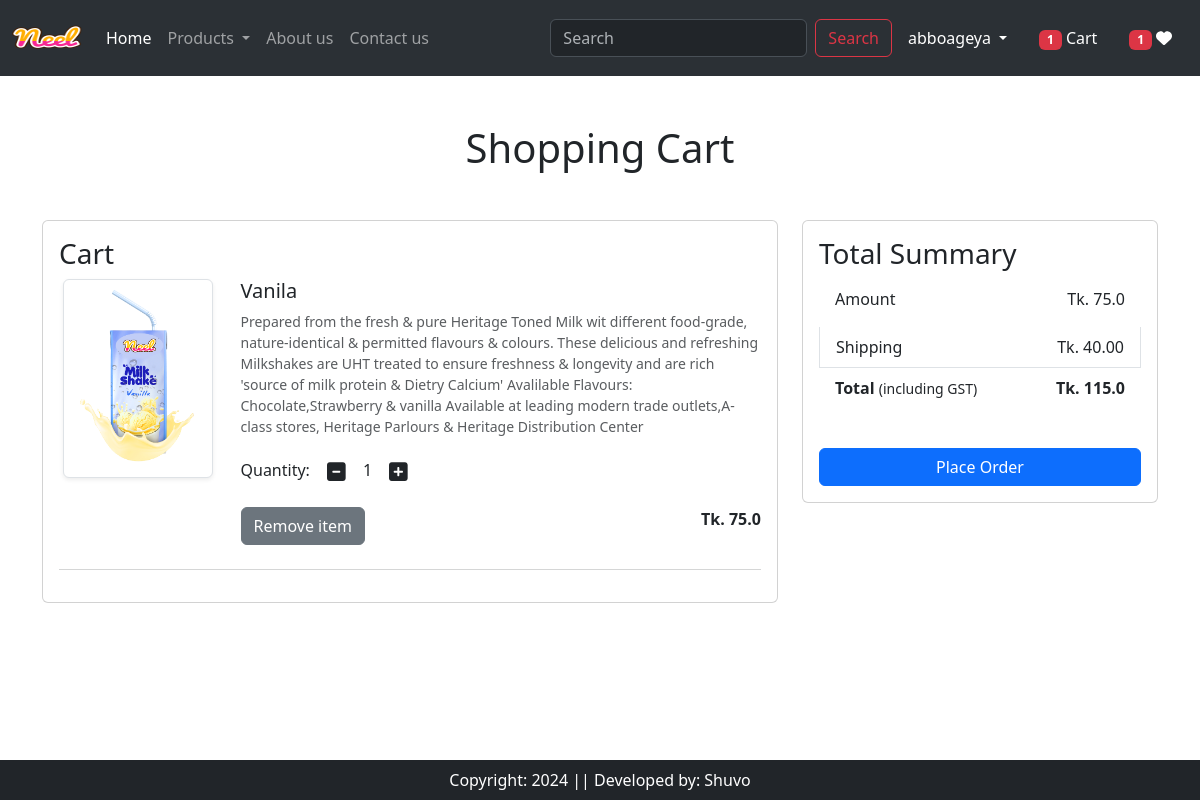
Page /cart/ (signed in) on the committed database.
### app/models.py (models this page shows, shortened)
class Cart(models.Model):
    user = models.ForeignKey(User, on_delete=models.CASCADE)
    product = models.ForeignKey(Product, on_delete=models.CASCADE)
    quantity = models.PositiveIntegerField(default=1)

class Product(models.Model):
    title =models.CharField(max_length=100)
    selling_price=models.FloatField()
    discounted_price =models.FloatField()
    description = models.TextField()
    composition =models.TextField(default='')
    prodapp =models.TextField(default='')
    category=models.CharField(choices=CATEGORY_CHOICES, max_length=2)
    product_image =models.ImageField(upload_to='product')

### app/views.py (the view)
# urls.py: path('cart/', views.show_cart,name='showcart' ),
@login_required
def show_cart(request):
    user=request.user
    cart =Cart.objects.filter(user=user)
    amount =0
    for p in cart:
        value =p.quantity * p.product.discounted_price
        amount =amount +value
    totalamount =amount +40
    totalitem = 0
    wishitem = 0
    if request.user.is_authenticated:
     totalitem = len(Cart.objects.filter(user=request.user))
     wishitem = len(Wishlist.objects.filter(user=request.user))
    return render(request,'app/addtocart.html',locals())

### app/templates/app/addtocart.html (shortened to what this page needs)
{% extends 'app/base.html' %}
{% load static %}
{% block main-content %}
<div class="container my-5">
    <div class="row">
        {% if cart %}
            <h1 class="text-center mb-5">Shopping Cart</h1>
            <div class="col-sm-8">
                <div class="card">
                    <div class="card-body">
                        <h3>Cart</h3>
                        {% for item in cart %}
                            <div class="row mb-4">
                                <div class="col-sm-3 text-center">
                                    <img src="{{ item.product.product_image.url }}" alt="Product Image" class="img-fluid img-thumbnail shadow-sm" height="150" width="150">
                                </div>
                                <div class="col-sm-9">
                                    <h5>{{ item.product.title }}</h5>
                                    <p class="mb-2 text-muted small">{{ item.product.description }}</p>
                                    <div class="my-3">
                                        <label for="quantity-{{ item.product.id }}">Quantity:</label>
                                        <a class="minus-cart btn" pid="{{ item.product.id }}"><i class="fas fa-minus-square fa-lg"></i></a>
                                        <span id="quantity-{{ item.product.id }}">{{ item.quantity }}</span>
                                        <a class="plus-cart btn" pid="{{ item.product.id }}"><i class="fas fa-plus-square fa-lg"></i></a>
                                    </div>
                                    <div class="d-flex justify-content-between">
                                        <a href="#" class="remove-cart btn btn-secondary" pid="{{ item.product.id }}">Remove item</a>
                                        <p class="mb-0"><strong>Tk. {{ item.product.discounted_price }}</strong></p>
                                    </div>
                                </div>
                            </div>
                            <hr class="text-muted">
                        {% endfor %}
                    </div>
                </div>
            </div>
            <div class="col-sm-4">
                <div class="card">
                    <div class="card-body">
                        <h3>Total Summary</h3>
                        <ul class="list-group">
                            <li class="list-group-item d-flex justify-content-between align-items-center border-0 px-3 pb-3">
                                Amount <span id="amount">Tk. {{ amount }}</span>
                            </li>
                            <li class="list-group-item d-flex justify-content-between align-items-center px-3">
                                Shipping <span>Tk. 40.00</span>
                            </li>
                            <li class="list-group-item d-flex justify-content-between align-items-center border-0 mb-3 px-3">
                                <div>
                                    <strong>Total</strong> <small>(including GST)</small>
                                </div>
                                <span id="totalamount"><strong>Tk. {{ totalamount }}</strong></span>
                            </li>
                        </ul>
                        <div class="d-grid mt-4">
                            <a href="{% url 'checkout' %}" class="btn btn-primary">Place Order</a>
                        </div>
                    </div>
                </div>
            </div>
        {% else %}
            <h1 class="text-center mb-5">Cart is Empty</h1>
        {% endif %}
    </div>
</div>
{% endblock %}

### app/templates/app/base.html (shortened to what this page needs)
{% load static %}
<!DOCTYPE html>
<html>
<head>
    <link rel="stylesheet" href="{% static 'app/css/owl.carousel.min.css' %}" />
    <link rel="stylesheet" href="{% static 'app/css/all.min.css' %}" />
    <link rel="stylesheet" href="{% static 'app/css/style.css' %}" />
    <link href="https://cdn.jsdelivr.net/npm/bootstrap@5.3.3/dist/css/bootstrap.min.css"
          rel="stylesheet"
 />
</head>
<body>
  <nav class="navbar navbar-expand-lg bg-body-tertiary bg-primary" data-bs-theme="dark">
        <div class="container-fluid">
            <a class="navbar-brand" href="/">
                <img src="{% static 'app/images/neel.png' %}" width="70" height="50" />
            </a>
            <div class="collapse navbar-collapse" id="navbarSupportedContent">
                <ul class="navbar-nav me-auto mb-2 mb-lg-0">
                    {% if request.user.is_authenticated %}
                        <li class="nav-item">
                            <a class="nav-link active" aria-current="page" href="/">Home</a>
                        </li>
                        <li class="nav-item dropdown">
                            <a class="nav-link dropdown-toggle" href="#" role="button" data-bs-toggle="dropdown" aria-expanded="false">
                                Products
                            </a>
                        </li>
                        <li class="nav-item">
                            <a class="nav-link" href="{% url 'about' %}">About us</a>
                        </li>
                        <li class="nav-item">
                            <a class="nav-link" href="{% url 'contact' %}">Contact us</a>
                        </li>
                    {% endif %}
                </ul>
                <form class="d-flex" role="search" action="/search">
                    <input class="form-control me-2" type="search" placeholder="Search" name="search" aria-label="Search" />
                    <button class="btn btn-outline-danger" type="submit">Search</button>
                </form>
            </div>
            <ul class="navbar-nav me-auto mb-2 mb-lg-0">
                {% if request.user.is_authenticated %}
                    <li class="nav-item dropdown mx-2">
                        <a class="nav-link dropdown-toggle text-white" href="#" id="profileDropdown" role="button"
                           data-bs-toggle="dropdown" aria-expanded="false">
                           {{ request.user.username }}
                        </a>
                    </li>
                    <li class="nav-item mx-2">
                        <a href="{% url 'showcart' %}" class="nav-link text-white">
                            <span class="badge bg-danger">{% if totalitem > 0 %} {{ totalitem }} {% endif %}</span>
                            Cart
                        </a>
                    </li>
                    <li class="nav-item mx-2">
                        <a href="{% url 'wishlist' %}" class="nav-link text-white">
                            <span class="badge bg-danger">{% if wishitem > 0 %} {{ wishitem }} {% endif %}</span>
                            <i class="fas fa-heart"></i>
                        </a>
                    </li>
                {% endif %}
            </ul>
        </div>
    </nav>
    {% block main-content %}{% endblock main-content %}
    <footer class="container-fluid bg-dark text-white text-center p-2 mt-5 fixed-bottom">
        Copyright: 2024 || Developed by: Shuvo
    </footer>
</body>
</html>

### rows in the picture
Cart: product.product_image (picture), product "Vanila", product.description "Prepared from the fresh & pure Heritage Toned Milk wit different food-grade, nature-identical & permitted flavours & colours. These delicious and refreshing Milkshakes are UHT treated to ensure freshness & longevity and are rich 'source of milk protein & Dietry Calcium' Avalilable Flavours: Chocolate,Strawberry & vanilla Available at leading modern trade outlets,A-class stores, Heritage Parlours & Heritage Distribution Center", quantity "1", product.discounted_price "75.0"

### other values in the picture
{{ request.user.username }} "abboageya"
{{ totalitem }} "1"
{{ wishitem }} "1"
{{ amount }} "75.0"
{{ totalamount }} "115.0"
